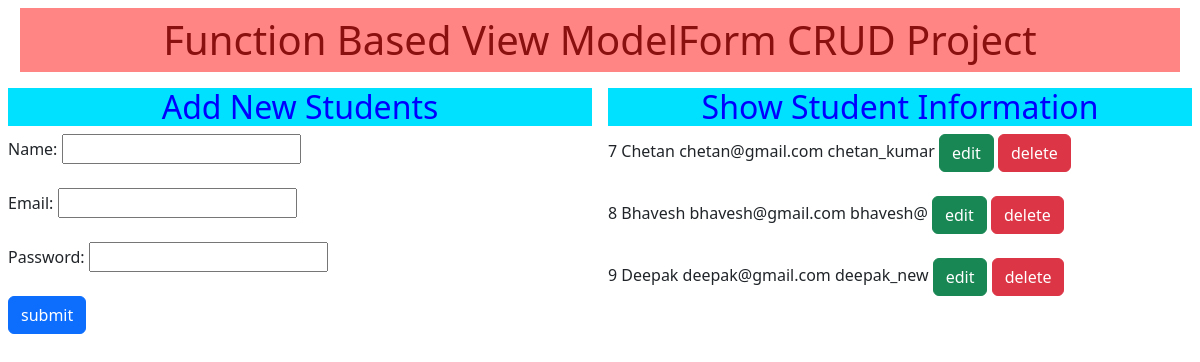
The page / on the database its author committed.
### core/models.py (models this page shows)
class Student(models.Model):
    name=models.CharField(max_length=70)
    email=models.EmailField(max_length=100)
    password=models.CharField(max_length=100)

### core/views.py (the view)
# urls.py: path('',views.home,name='home'),
def home(request):
    if request.method=="POST":
        fm=StudentRegistration(request.POST)
        if fm.is_valid():
            nm=fm.cleaned_data['name']
            em=fm.cleaned_data['email']
            pwrd=fm.cleaned_data['password']
            print('Form Validated')
            print('name:',nm)
            print('email:',em)
            print('password:',pwrd)
            student=Student(name=nm,email=em,password=pwrd)
            student.save()
    else:
        fm=StudentRegistration()
    students=Student.objects.all()
    return render(request,'core/home.html',{'form':fm, 'students':students})

### core/forms.py
class StudentRegistration(forms.ModelForm):
    def special_chars(pwrd):
        if '@' not in pwrd and '$' not in pwrd and '^' not in pwrd and '&' not in pwrd and '_' not in pwrd:
            raise forms.ValidationError('Password must contain atleast one special character')
        return True
    password=forms.CharField(widget=forms.PasswordInput,required=True,validators=[special_chars])
    class Meta:
        model=Student
        fields=['name','email','password']
        error_messages={'name':{'required':'Enter Your Name'},
                        'email':{'required':'Enter Your Email'}}

### core/templates/core/home.html (shortened to what this page needs)
{% load static %}
<!DOCTYPE html>
<html lang="en">
<head>
    <link rel="stylesheet" href="{% static 'core/bootstrap.css' %}">
    <link rel="stylesheet" href="{% static 'core/style.css' %}">
</head>
<body>
    <div class="container-fluid">
        <h1 class="text-center header p-2 m-2">Function Based View ModelForm CRUD Project</h1>
        <div class="row">
            <div class="col-md-6 p-2">
                <h2 class="text-center head2">Add New Students</h2>
                <form action="" method="POST" novalidate>
                    {% for fm in form %}
                        {{fm.label_tag}} {{fm}}{{fm.errors}} <br><br>
                    {% endfor %}
                    <input type="submit" value="submit" class="btn btn-primary">
                </form>
            </div>
            <div class="col-md-6 p-2">
                <h2 class="text-center head2">Show Student Information</h2>
                {% if students %}
                    {% for student in students %}
                        {{student.id}} {{student.name}} {{student.email}} {{student.password}} <a href="{% url 'edit' student.id %}" class="btn btn-success">edit</a> <a href="{% url 'delete' student.id %}" class="btn btn-danger">delete</a> <br><br>
                    {% endfor %}
                {% endif %}
            </div>
        </div>
    </div>
</body>
</html>

### core/static/core/style.css (style rules this page uses)
.header { background-color: rgb(255, 133, 133); color: rgb(138, 16, 16); }
.head2 { background-color: rgb(0, 225, 255); color: blue; }

### rows shown on the page
Student: id "7", name "Chetan", email "chetan@gmail.com", password "chetan_kumar"
Student: id "8", name "Bhavesh", email "bhavesh@gmail.com", password "bhavesh@"
Student: id "9", name "Deepak", email "deepak@gmail.com", password "deepak_new"

### other values the page prints
{{ fm.label_tag }} "Name:" "Email:" "Password:"
